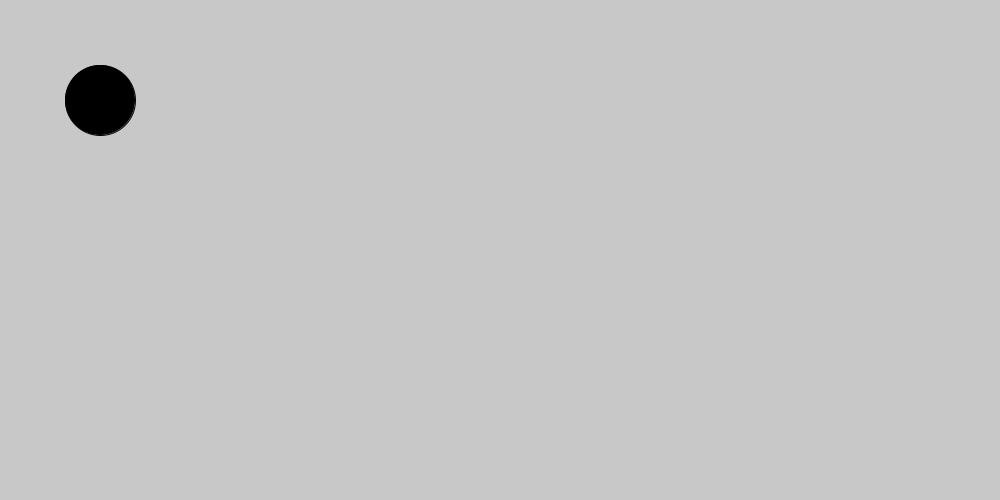
Frame 1 (no input)
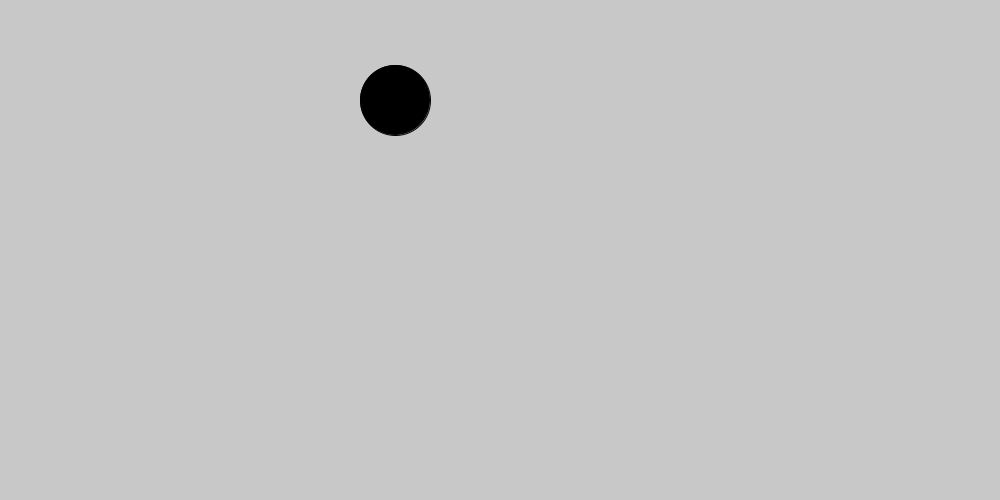
Frame 60 (the mouse pressed at the canvas centre just before this capture)
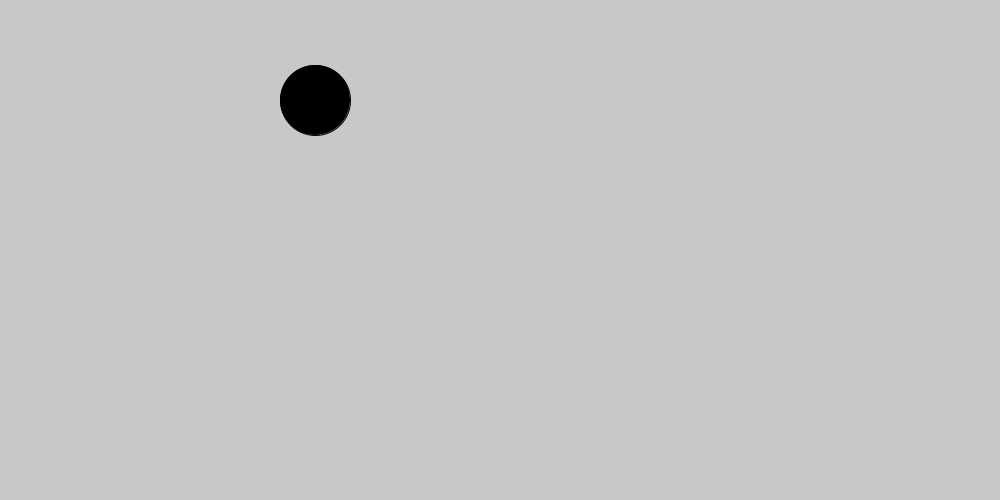
Frame 120 (the mouse held since frame 60 and released just before this capture)

The Processing sketch that drew these frames (run headless with seeded random() and noise(); from frame 60 on, the mouse is pressed at the canvas centre):

// Processing sketch: Bouncing_ball
// ── Bouncing_ball.pde
int x, y, wallLocation, velx;
void setup(){
  x = 100; y = 100; wallLocation = 500; velx = 5;
  size(1000, 500);
}

void draw(){
  background(200); fill(0);
  ellipse(x, y, 70, 70); 
  x+=velx;
  if(x>500) velx = velx*-1;
  if(x<0) velx = velx*-1;
}
